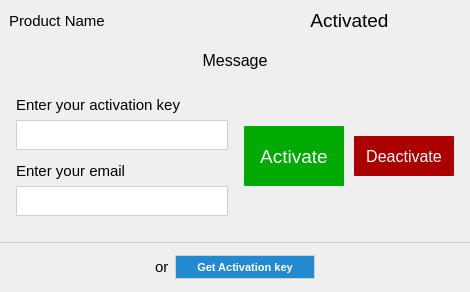
<?xml version="1.0" encoding="UTF-8"?>
<ui version="4.0">
 <class>ActivateForm</class>
 <widget class="QWidget" name="ActivateForm">
  <property name="geometry">
   <rect>
    <x>0</x>
    <y>0</y>
    <width>470</width>
    <height>292</height>
   </rect>
  </property>
  <property name="minimumSize">
   <size>
    <width>470</width>
    <height>202</height>
   </size>
  </property>
  <property name="maximumSize">
   <size>
    <width>470</width>
    <height>300</height>
   </size>
  </property>
  <property name="windowTitle">
   <string>Form</string>
  </property>
  <property name="styleSheet">
   <string notr="true"/>
  </property>
  <layout class="QVBoxLayout" name="verticalLayout">
   <property name="spacing">
    <number>10</number>
   </property>
   <property name="leftMargin">
    <number>0</number>
   </property>
   <property name="topMargin">
    <number>0</number>
   </property>
   <property name="rightMargin">
    <number>0</number>
   </property>
   <property name="bottomMargin">
    <number>0</number>
   </property>
   <item>
    <widget class="QWidget" name="widget_5" native="true">
     <layout class="QHBoxLayout" name="horizontalLayout_4">
      <item>
       <widget class="QLabel" name="ProductName">
        <property name="font">
         <font>
          <pointsize>11</pointsize>
         </font>
        </property>
        <property name="text">
         <string>Product Name</string>
        </property>
       </widget>
      </item>
      <item>
       <widget class="QLabel" name="Status">
        <property name="font">
         <font>
          <pointsize>14</pointsize>
         </font>
        </property>
        <property name="text">
         <string>Activated</string>
        </property>
        <property name="alignment">
         <set>Qt::AlignCenter</set>
        </property>
       </widget>
      </item>
     </layout>
    </widget>
   </item>
   <item>
    <widget class="QLabel" name="Message">
     <property name="font">
      <font>
       <pointsize>12</pointsize>
      </font>
     </property>
     <property name="text">
      <string>Message</string>
     </property>
     <property name="alignment">
      <set>Qt::AlignCenter</set>
     </property>
    </widget>
   </item>
   <item>
    <widget class="QWidget" name="wgtActivate" native="true">
     <property name="minimumSize">
      <size>
       <width>0</width>
       <height>56</height>
      </size>
     </property>
     <layout class="QHBoxLayout" name="horizontalLayout">
      <property name="spacing">
       <number>16</number>
      </property>
      <property name="leftMargin">
       <number>16</number>
      </property>
      <property name="topMargin">
       <number>16</number>
      </property>
      <property name="rightMargin">
       <number>16</number>
      </property>
      <property name="bottomMargin">
       <number>16</number>
      </property>
      <item>
       <widget class="QWidget" name="widget" native="true">
        <layout class="QVBoxLayout" name="verticalLayout_2">
         <property name="spacing">
          <number>12</number>
         </property>
         <property name="leftMargin">
          <number>0</number>
         </property>
         <property name="topMargin">
          <number>0</number>
         </property>
         <property name="rightMargin">
          <number>0</number>
         </property>
         <property name="bottomMargin">
          <number>0</number>
         </property>
         <item>
          <widget class="QWidget" name="widget_4" native="true">
           <layout class="QVBoxLayout" name="verticalLayout_3">
            <property name="spacing">
             <number>6</number>
            </property>
            <property name="leftMargin">
             <number>0</number>
            </property>
            <property name="topMargin">
             <number>0</number>
            </property>
            <property name="rightMargin">
             <number>0</number>
            </property>
            <property name="bottomMargin">
             <number>0</number>
            </property>
            <item>
             <widget class="QLabel" name="label">
              <property name="font">
               <font>
                <family>Tahoma</family>
                <pointsize>11</pointsize>
               </font>
              </property>
              <property name="text">
               <string>Enter your activation key</string>
              </property>
             </widget>
            </item>
            <item>
             <widget class="QLineEdit" name="edtActivate">
              <property name="minimumSize">
               <size>
                <width>0</width>
                <height>30</height>
               </size>
              </property>
              <property name="font">
               <font>
                <family>Tahoma</family>
                <pointsize>10</pointsize>
               </font>
              </property>
              <property name="styleSheet">
               <string notr="true">padding-left: 5px;
border: 1px solid;
border-color: #cfcfcf;
border-radius: 1;</string>
              </property>
             </widget>
            </item>
           </layout>
          </widget>
         </item>
         <item>
          <widget class="QWidget" name="widget_3" native="true">
           <layout class="QVBoxLayout" name="verticalLayout_4">
            <property name="leftMargin">
             <number>0</number>
            </property>
            <property name="topMargin">
             <number>0</number>
            </property>
            <property name="rightMargin">
             <number>0</number>
            </property>
            <property name="bottomMargin">
             <number>0</number>
            </property>
            <item>
             <widget class="QLabel" name="label_2">
              <property name="font">
               <font>
                <family>Tahoma</family>
                <pointsize>11</pointsize>
               </font>
              </property>
              <property name="text">
               <string>Enter your email</string>
              </property>
             </widget>
            </item>
            <item>
             <widget class="QLineEdit" name="edtEmail">
              <property name="minimumSize">
               <size>
                <width>0</width>
                <height>30</height>
               </size>
              </property>
              <property name="font">
               <font>
                <family>Tahoma</family>
                <pointsize>10</pointsize>
               </font>
              </property>
              <property name="styleSheet">
               <string notr="true">padding-left: 5px;
border: 1px solid;
border-color: #cfcfcf;
border-radius: 1;</string>
              </property>
             </widget>
            </item>
           </layout>
          </widget>
         </item>
        </layout>
       </widget>
      </item>
      <item>
       <widget class="QWidget" name="widget_2" native="true">
        <layout class="QHBoxLayout" name="horizontalLayout_2">
         <property name="spacing">
          <number>10</number>
         </property>
         <property name="leftMargin">
          <number>0</number>
         </property>
         <property name="topMargin">
          <number>0</number>
         </property>
         <property name="rightMargin">
          <number>0</number>
         </property>
         <property name="bottomMargin">
          <number>0</number>
         </property>
         <item>
          <widget class="QPushButton" name="btnActivate">
           <property name="sizePolicy">
            <sizepolicy hsizetype="Maximum" vsizetype="Maximum">
             <horstretch>0</horstretch>
             <verstretch>0</verstretch>
            </sizepolicy>
           </property>
           <property name="minimumSize">
            <size>
             <width>100</width>
             <height>40</height>
            </size>
           </property>
           <property name="maximumSize">
            <size>
             <width>100</width>
             <height>60</height>
            </size>
           </property>
           <property name="font">
            <font>
             <family>Tahoma</family>
             <pointsize>14</pointsize>
            </font>
           </property>
           <property name="cursor">
            <cursorShape>PointingHandCursor</cursorShape>
           </property>
           <property name="styleSheet">
            <string notr="true">background-color: rgb(0, 170, 0);
color: white;
border-radius: 1;
</string>
           </property>
           <property name="text">
            <string>Activate</string>
           </property>
          </widget>
         </item>
         <item>
          <widget class="QPushButton" name="btnDeactivate">
           <property name="sizePolicy">
            <sizepolicy hsizetype="Maximum" vsizetype="Maximum">
             <horstretch>0</horstretch>
             <verstretch>0</verstretch>
            </sizepolicy>
           </property>
           <property name="minimumSize">
            <size>
             <width>100</width>
             <height>40</height>
            </size>
           </property>
           <property name="font">
            <font>
             <pointsize>12</pointsize>
            </font>
           </property>
           <property name="styleSheet">
            <string notr="true">background-color: rgb(170, 0, 0);
color: white;
border-radius: 1;
</string>
           </property>
           <property name="text">
            <string>Deactivate</string>
           </property>
          </widget>
         </item>
        </layout>
       </widget>
      </item>
     </layout>
    </widget>
   </item>
   <item>
    <widget class="QWidget" name="wgtBuy" native="true">
     <property name="minimumSize">
      <size>
       <width>0</width>
       <height>50</height>
      </size>
     </property>
     <property name="maximumSize">
      <size>
       <width>16777215</width>
       <height>50</height>
      </size>
     </property>
     <property name="layoutDirection">
      <enum>Qt::LeftToRight</enum>
     </property>
     <property name="styleSheet">
      <string notr="true">#wgtBuy
{
	border-top:1px solid #CFCFCF;
}</string>
     </property>
     <layout class="QHBoxLayout" name="horizontalLayout_3">
      <property name="leftMargin">
       <number>16</number>
      </property>
      <property name="topMargin">
       <number>12</number>
      </property>
      <property name="rightMargin">
       <number>16</number>
      </property>
      <property name="bottomMargin">
       <number>12</number>
      </property>
      <item>
       <spacer name="horizontalSpacer">
        <property name="orientation">
         <enum>Qt::Horizontal</enum>
        </property>
        <property name="sizeHint" stdset="0">
         <size>
          <width>40</width>
          <height>20</height>
         </size>
        </property>
       </spacer>
      </item>
      <item>
       <widget class="QLabel" name="lblOr">
        <property name="font">
         <font>
          <family>Tahoma</family>
          <pointsize>11</pointsize>
         </font>
        </property>
        <property name="text">
         <string>or</string>
        </property>
       </widget>
      </item>
      <item>
       <widget class="QPushButton" name="btnBuy">
        <property name="sizePolicy">
         <sizepolicy hsizetype="MinimumExpanding" vsizetype="Fixed">
          <horstretch>0</horstretch>
          <verstretch>0</verstretch>
         </sizepolicy>
        </property>
        <property name="minimumSize">
         <size>
          <width>120</width>
          <height>24</height>
         </size>
        </property>
        <property name="maximumSize">
         <size>
          <width>16777215</width>
          <height>16777215</height>
         </size>
        </property>
        <property name="font">
         <font>
          <family>Tahoma</family>
          <pointsize>8</pointsize>
          <weight>75</weight>
          <bold>true</bold>
         </font>
        </property>
        <property name="cursor">
         <cursorShape>PointingHandCursor</cursorShape>
        </property>
        <property name="styleSheet">
         <string notr="true">#btnBuy
{
	background-color: rgba(0,122,204, 220);
	border: 1px solid;
	border-color: #cfcfcf;
	border-radius: 1;
	color: white;
}</string>
        </property>
        <property name="text">
         <string>Get Activation key</string>
        </property>
       </widget>
      </item>
      <item>
       <spacer name="horizontalSpacer_2">
        <property name="orientation">
         <enum>Qt::Horizontal</enum>
        </property>
        <property name="sizeHint" stdset="0">
         <size>
          <width>40</width>
          <height>20</height>
         </size>
        </property>
       </spacer>
      </item>
     </layout>
    </widget>
   </item>
  </layout>
 </widget>
 <resources/>
 <connections/>
</ui>
